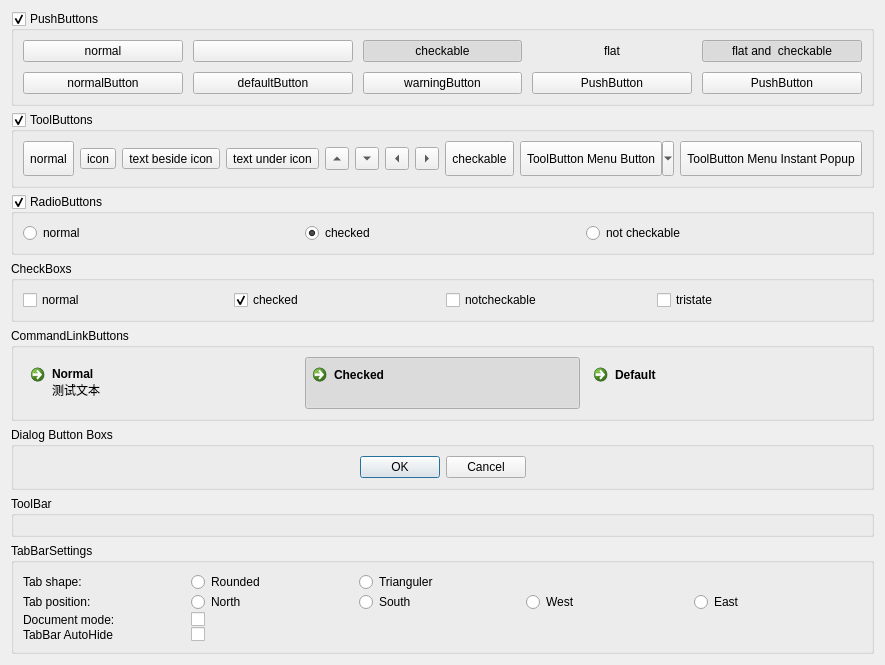
     <widget class="QWidget" name="tab">
      <attribute name="title">
       <string>Buttons</string>
      </attribute>
      <layout class="QGridLayout" name="gridLayout">
       <item row="0" column="0">
        <widget class="QGroupBox" name="group_pushButton">
         <property name="title">
          <string>PushButtons</string>
         </property>
         <property name="checkable">
          <bool>true</bool>
         </property>
         <layout class="QVBoxLayout" name="verticalLayout_4">
          <property name="spacing">
           <number>10</number>
          </property>
          <item>
           <layout class="QHBoxLayout" name="horizontalLayout_3">
            <property name="topMargin">
             <number>0</number>
            </property>
            <item>
             <widget class="QPushButton" name="pushbutton_normal">
              <property name="text">
               <string>normal</string>
              </property>
              <property name="icon">
               <iconset theme="text-x-generic-template">
                <normaloff>../../../../.designer/backup</normaloff>../../../../.designer/backup</iconset>
              </property>
             </widget>
            </item>
            <item>
             <widget class="QPushButton" name="pushButton">
              <property name="text">
               <string/>
              </property>
              <property name="icon">
               <iconset theme="firefox">
                <normaloff>../../../../.designer/backup</normaloff>../../../../.designer/backup</iconset>
              </property>
             </widget>
            </item>
            <item>
             <widget class="QPushButton" name="pushbutton_checkedable">
              <property name="text">
               <string>checkable</string>
              </property>
              <property name="checkable">
               <bool>true</bool>
              </property>
              <property name="checked">
               <bool>true</bool>
              </property>
             </widget>
            </item>
            <item>
             <widget class="QPushButton" name="pushButton_4">
              <property name="text">
               <string>flat</string>
              </property>
              <property name="flat">
               <bool>true</bool>
              </property>
             </widget>
            </item>
            <item>
             <widget class="QPushButton" name="pushbutton_flat_checkedable">
              <property name="text">
               <string>flat and  checkable</string>
              </property>
              <property name="checkable">
               <bool>true</bool>
              </property>
              <property name="checked">
               <bool>true</bool>
              </property>
              <property name="flat">
               <bool>true</bool>
              </property>
             </widget>
            </item>
           </layout>
          </item>
          <item>
           <layout class="QHBoxLayout" name="horizontalLayout_10">
            <property name="topMargin">
             <number>0</number>
            </property>
            <property name="bottomMargin">
             <number>0</number>
            </property>
            <item>
             <widget class="QPushButton" name="pushButton_9">
              <property name="text">
               <string>normalButton</string>
              </property>
             </widget>
            </item>
            <item>
             <widget class="QPushButton" name="pushButton_10">
              <property name="text">
               <string>defaultButton</string>
              </property>
             </widget>
            </item>
            <item>
             <widget class="QPushButton" name="pushButton_11">
              <property name="text">
               <string>warningButton</string>
              </property>
             </widget>
            </item>
            <item>
             <widget class="QPushButton" name="pushButton_3">
              <property name="text">
               <string>PushButton</string>
              </property>
             </widget>
            </item>
            <item>
             <widget class="QPushButton" name="pushButton_5">
              <property name="text">
               <string>PushButton</string>
              </property>
             </widget>
            </item>
           </layout>
          </item>
         </layout>
        </widget>
       </item>
       <item row="6" column="0">
        <widget class="QGroupBox" name="groupBox_2">
         <property name="title">
          <string>ToolButtons</string>
         </property>
         <property name="checkable">
          <bool>true</bool>
         </property>
         <layout class="QVBoxLayout" name="verticalLayout_5">
          <item>
           <layout class="QHBoxLayout" name="horizontalLayout_4">
            <property name="topMargin">
             <number>0</number>
            </property>
            <item>
             <widget class="QToolButton" name="toolbutton_1">
              <property name="minimumSize">
               <size>
                <width>0</width>
                <height>35</height>
               </size>
              </property>
              <property name="text">
               <string>normal</string>
              </property>
             </widget>
            </item>
            <item>
             <widget class="QToolButton" name="toolbutton_icon">
              <property name="text">
               <string>icon</string>
              </property>
              <property name="icon">
               <iconset theme="firefox">
                <normaloff>../../../../.designer/backup</normaloff>../../../../.designer/backup</iconset>
              </property>
             </widget>
            </item>
            <item>
             <widget class="QToolButton" name="toolButton_2">
              <property name="text">
               <string>text beside icon</string>
              </property>
              <property name="icon">
               <iconset theme="firefox">
                <normaloff>../../../../.designer/backup</normaloff>../../../../.designer/backup</iconset>
              </property>
              <property name="toolButtonStyle">
               <enum>Qt::ToolButtonTextBesideIcon</enum>
              </property>
             </widget>
            </item>
            <item>
             <widget class="QToolButton" name="toolButton_3">
              <property name="text">
               <string>text under icon</string>
              </property>
              <property name="icon">
               <iconset theme="firefox">
                <normaloff>../../../../.designer/backup</normaloff>../../../../.designer/backup</iconset>
              </property>
              <property name="toolButtonStyle">
               <enum>Qt::ToolButtonTextUnderIcon</enum>
              </property>
             </widget>
            </item>
            <item>
             <widget class="QToolButton" name="toolButton_4">
              <property name="text">
               <string>...</string>
              </property>
              <property name="arrowType">
               <enum>Qt::UpArrow</enum>
              </property>
             </widget>
            </item>
            <item>
             <widget class="QToolButton" name="toolButton_5">
              <property name="text">
               <string>...</string>
              </property>
              <property name="arrowType">
               <enum>Qt::DownArrow</enum>
              </property>
             </widget>
            </item>
            <item>
             <widget class="QToolButton" name="toolButton_6">
              <property name="text">
               <string>...</string>
              </property>
              <property name="arrowType">
               <enum>Qt::LeftArrow</enum>
              </property>
             </widget>
            </item>
            <item>
             <widget class="QToolButton" name="toolButton_7">
              <property name="text">
               <string>...</string>
              </property>
              <property name="arrowType">
               <enum>Qt::RightArrow</enum>
              </property>
             </widget>
            </item>
            <item>
             <widget class="QToolButton" name="toolbutton_2">
              <property name="minimumSize">
               <size>
                <width>0</width>
                <height>35</height>
               </size>
              </property>
              <property name="maximumSize">
               <size>
                <width>16777215</width>
                <height>35</height>
               </size>
              </property>
              <property name="text">
               <string>checkable</string>
              </property>
              <property name="checkable">
               <bool>true</bool>
              </property>
              <property name="arrowType">
               <enum>Qt::NoArrow</enum>
              </property>
             </widget>
            </item>
            <item>
             <widget class="QToolButton" name="toolButton_menu">
              <property name="minimumSize">
               <size>
                <width>0</width>
                <height>35</height>
               </size>
              </property>
              <property name="maximumSize">
               <size>
                <width>16777215</width>
                <height>35</height>
               </size>
              </property>
              <property name="text">
               <string>ToolButton Menu Button</string>
              </property>
              <property name="popupMode">
               <enum>QToolButton::MenuButtonPopup</enum>
              </property>
              <property name="toolButtonStyle">
               <enum>Qt::ToolButtonTextOnly</enum>
              </property>
              <property name="arrowType">
               <enum>Qt::NoArrow</enum>
              </property>
             </widget>
            </item>
            <item>
             <widget class="QToolButton" name="toolButton_menu_2">
              <property name="minimumSize">
               <size>
                <width>0</width>
                <height>35</height>
               </size>
              </property>
              <property name="maximumSize">
               <size>
                <width>16777215</width>
                <height>35</height>
               </size>
              </property>
              <property name="text">
               <string>ToolButton Menu Instant Popup</string>
              </property>
              <property name="popupMode">
               <enum>QToolButton::InstantPopup</enum>
              </property>
             </widget>
            </item>
           </layout>
          </item>
         </layout>
        </widget>
       </item>
       <item row="7" column="0">
        <widget class="QGroupBox" name="groupBox_3">
         <property name="title">
          <string>RadioButtons</string>
         </property>
         <property name="checkable">
          <bool>true</bool>
         </property>
         <layout class="QVBoxLayout" name="verticalLayout_6">
          <item>
           <layout class="QHBoxLayout" name="horizontalLayout_5">
            <item>
             <widget class="QRadioButton" name="radioButton">
              <property name="text">
               <string>normal</string>
              </property>
             </widget>
            </item>
            <item>
             <widget class="QRadioButton" name="radioButton_2">
              <property name="text">
               <string>checked</string>
              </property>
              <property name="checked">
               <bool>true</bool>
              </property>
             </widget>
            </item>
            <item>
             <widget class="QRadioButton" name="radioButton_3">
              <property name="text">
               <string>not checkable</string>
              </property>
              <property name="checkable">
               <bool>false</bool>
              </property>
             </widget>
            </item>
           </layout>
          </item>
         </layout>
        </widget>
       </item>
       <item row="8" column="0">
        <widget class="QGroupBox" name="groupBox_4">
         <property name="title">
          <string>CheckBoxs</string>
         </property>
         <layout class="QVBoxLayout" name="verticalLayout_7">
          <item>
           <layout class="QHBoxLayout" name="horizontalLayout_6">
            <item>
             <widget class="QCheckBox" name="checkBox">
              <property name="text">
               <string>normal</string>
              </property>
              <property name="tristate">
               <bool>false</bool>
              </property>
             </widget>
            </item>
            <item>
             <widget class="QCheckBox" name="checkBox_2">
              <property name="text">
               <string>checked</string>
              </property>
              <property name="checked">
               <bool>true</bool>
              </property>
             </widget>
            </item>
            <item>
             <widget class="QCheckBox" name="checkBox_3">
              <property name="text">
               <string>notcheckable</string>
              </property>
              <property name="checkable">
               <bool>false</bool>
              </property>
             </widget>
            </item>
            <item>
             <widget class="QCheckBox" name="checkBox_4">
              <property name="text">
               <string>tristate</string>
              </property>
              <property name="tristate">
               <bool>true</bool>
              </property>
             </widget>
            </item>
           </layout>
          </item>
         </layout>
        </widget>
       </item>
       <item row="10" column="0">
        <widget class="QGroupBox" name="groupBox_6">
         <property name="title">
          <string>Dialog Button Boxs</string>
         </property>
         <layout class="QVBoxLayout" name="verticalLayout_9">
          <item>
           <layout class="QHBoxLayout" name="horizontalLayout_8">
            <item>
             <widget class="QDialogButtonBox" name="buttonBox">
              <property name="standardButtons">
               <set>QDialogButtonBox::Cancel|QDialogButtonBox::Ok</set>
              </property>
              <property name="centerButtons">
               <bool>true</bool>
              </property>
             </widget>
            </item>
           </layout>
          </item>
         </layout>
        </widget>
       </item>
       <item row="9" column="0">
        <widget class="QGroupBox" name="groupBox_5">
         <property name="title">
          <string>CommandLinkButtons</string>
         </property>
         <layout class="QVBoxLayout" name="verticalLayout_8">
          <item>
           <layout class="QHBoxLayout" name="horizontalLayout_7">
            <item>
             <widget class="QCommandLinkButton" name="commandLinkButton_2">
              <property name="text">
               <string>Normal</string>
              </property>
              <property name="default">
               <bool>false</bool>
              </property>
              <property name="description">
               <string>测试文本</string>
              </property>
             </widget>
            </item>
            <item>
             <widget class="QCommandLinkButton" name="commandLinkButton_3">
              <property name="text">
               <string>Checked</string>
              </property>
              <property name="checkable">
               <bool>true</bool>
              </property>
              <property name="checked">
               <bool>true</bool>
              </property>
             </widget>
            </item>
            <item>
             <widget class="QCommandLinkButton" name="commandLinkButton_4">
              <property name="text">
               <string>Default</string>
              </property>
              <property name="default">
               <bool>true</bool>
              </property>
             </widget>
            </item>
           </layout>
          </item>
         </layout>
        </widget>
       </item>
       <item row="11" column="0">
        <widget class="QGroupBox" name="groupBox">
         <property name="title">
          <string>ToolBar</string>
         </property>
         <layout class="QVBoxLayout" name="verticalLayout_3">
          <item>
           <layout class="QHBoxLayout" name="layout_toolbar">
            <property name="spacing">
             <number>0</number>
            </property>
            <property name="topMargin">
             <number>0</number>
            </property>
           </layout>
          </item>
         </layout>
        </widget>
       </item>
       <item row="12" column="0">
        <widget class="QGroupBox" name="groupBox_7">
         <property name="title">
          <string>TabBarSettings</string>
         </property>
         <layout class="QVBoxLayout" name="verticalLayout_16">
          <item>
           <layout class="QGridLayout" name="gridLayout_2">
            <property name="leftMargin">
             <number>0</number>
            </property>
            <property name="topMargin">
             <number>0</number>
            </property>
            <property name="rightMargin">
             <number>0</number>
            </property>
            <property name="bottomMargin">
             <number>0</number>
            </property>
            <property name="spacing">
             <number>0</number>
            </property>
            <item row="1" column="1">
             <widget class="QRadioButton" name="radio_tabposition_north">
              <property name="text">
               <string>North</string>
              </property>
              <attribute name="buttonGroup">
               <string notr="true">buttonGroup</string>
              </attribute>
             </widget>
            </item>
            <item row="0" column="2">
             <widget class="QRadioButton" name="radio_tabshape_trianguler">
              <property name="text">
               <string>Trianguler</string>
              </property>
              <attribute name="buttonGroup">
               <string notr="true">buttonGroup_2</string>
              </attribute>
             </widget>
            </item>
            <item row="2" column="1">
             <widget class="QCheckBox" name="check_docmode">
              <property name="text">
               <string/>
              </property>
             </widget>
            </item>
            <item row="3" column="0">
             <widget class="QLabel" name="label_21">
              <property name="text">
               <string>TabBar AutoHide</string>
              </property>
             </widget>
            </item>
            <item row="1" column="0">
             <widget class="QLabel" name="label_19">
              <property name="text">
               <string>Tab position:</string>
              </property>
             </widget>
            </item>
            <item row="1" column="2">
             <widget class="QRadioButton" name="radio_tabposition_south">
              <property name="text">
               <string>South</string>
              </property>
              <attribute name="buttonGroup">
               <string notr="true">buttonGroup</string>
              </attribute>
             </widget>
            </item>
            <item row="3" column="1">
             <widget class="QCheckBox" name="check_tab_autohide">
              <property name="text">
               <string/>
              </property>
             </widget>
            </item>
            <item row="0" column="0">
             <widget class="QLabel" name="label_4">
              <property name="text">
               <string>Tab shape:</string>
              </property>
             </widget>
            </item>
            <item row="2" column="0">
             <widget class="QLabel" name="label_20">
              <property name="text">
               <string>Document mode: </string>
              </property>
             </widget>
            </item>
            <item row="1" column="4">
             <widget class="QRadioButton" name="radio_tabposition_east">
              <property name="text">
               <string>East</string>
              </property>
              <attribute name="buttonGroup">
               <string notr="true">buttonGroup</string>
              </attribute>
             </widget>
            </item>
            <item row="1" column="3">
             <widget class="QRadioButton" name="radio_tabposition_west">
              <property name="text">
               <string>West</string>
              </property>
              <attribute name="buttonGroup">
               <string notr="true">buttonGroup</string>
              </attribute>
             </widget>
            </item>
            <item row="0" column="1">
             <widget class="QRadioButton" name="radio_tabshape_rounded">
              <property name="text">
               <string>Rounded</string>
              </property>
              <attribute name="buttonGroup">
               <string notr="true">buttonGroup_2</string>
              </attribute>
             </widget>
            </item>
           </layout>
          </item>
         </layout>
        </widget>
       </item>
      </layout>
     </widget>
